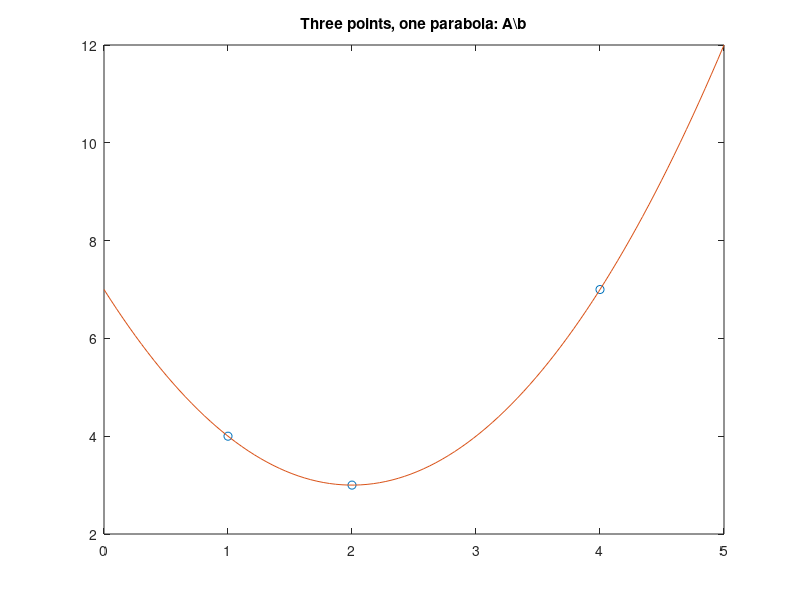

MATLAB code to generate this figure:
% Fit a parabola through three observed points -------------------
% (the shape of every projectile, and of Ceres' apparent path)
P = [1 4;  2 3;  4 7];            % (x, y) observations
A = [P(:,1).^2, P(:,1), ones(3,1)];
b = P(:,2);

coef = A \ b                      % Gaussian elimination inside

[L, U, Pm] = lu(A);               % see the elimination explicitly
L, U                              % A = P'LU: the row-reduction record

xs = linspace(0, 5, 100);
plot(P(:,1), P(:,2), 'o', xs, polyval(coef, xs), '-');
title('Three points, one parabola: A\\b');
% Historical footnote: "Gaussian" elimination appears in the
% Chinese "Nine Chapters" ~2000 years earlier; Gauss systematized
% it for least-squares normal equations, and the name stuck.
